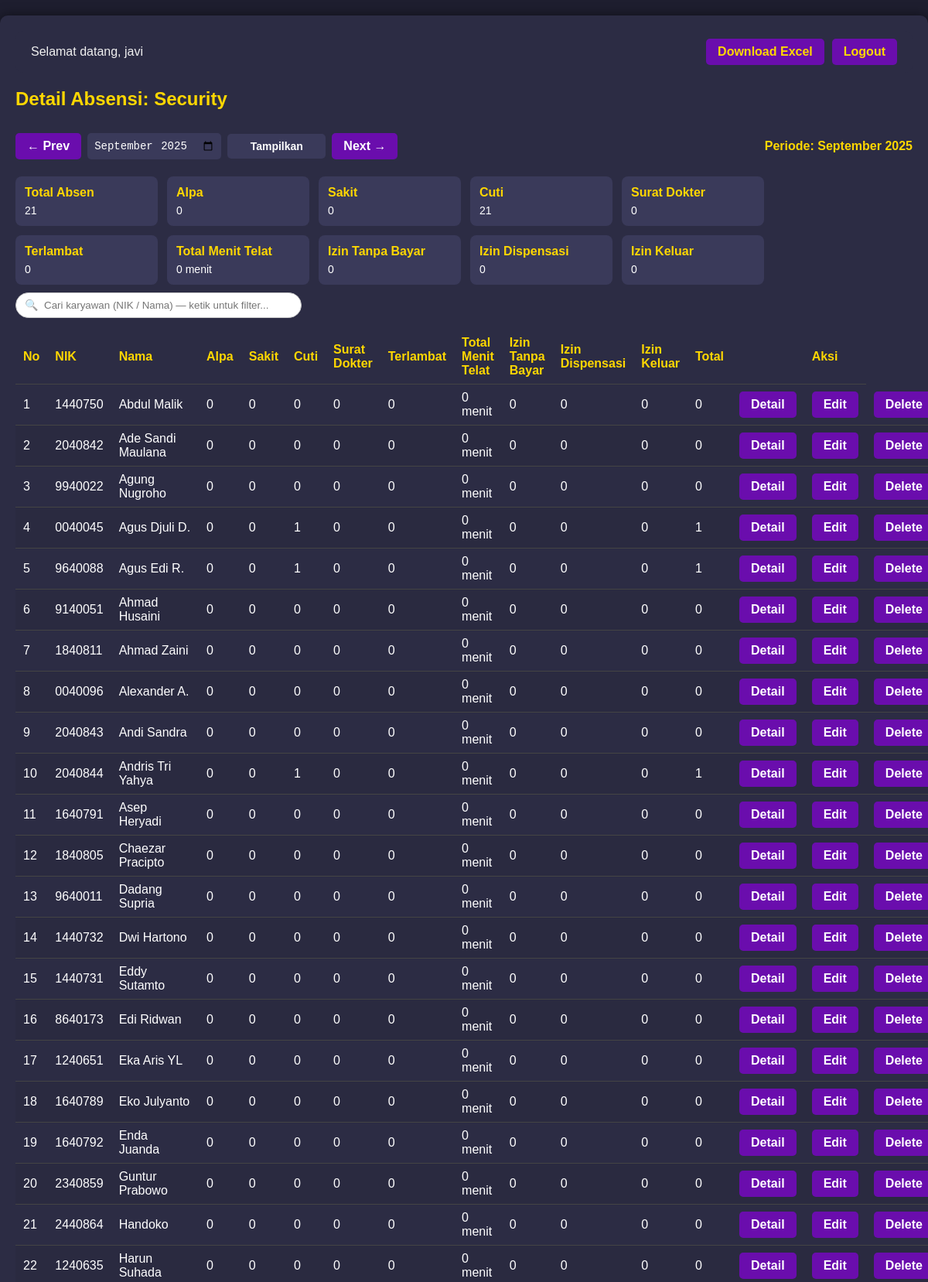
/detail_departemen.php?departemen_id=1 (signed in, upper part), run on the app's committed database.
### tables this page shows
CREATE TABLE `departemen` (
  `id` int(11) NOT NULL,
  `nama_departemen` varchar(100) NOT NULL
);

CREATE TABLE `karyawan` (
  `id` int(11) NOT NULL,
  `nik` varchar(20) NOT NULL,
  `nama` varchar(100) NOT NULL,
  `departemen_id` int(11) NOT NULL
);

### detail_departemen.php (the view, shortened to what this page needs)
<?php
include "config/koneksi.php";
$departemen_id = (int) $_GET['departemen_id'];
$filter_bulan = isset($_GET['bulan']) && preg_match('/^\d{4}-\d{2}$/', $_GET['bulan']) ? $_GET['bulan'] : date('Y-m');
$startDate = $filter_bulan . '-01';
$endDate = date('Y-m-t', strtotime($startDate));
function column_exists($conn, $table, $column) {
    $table = mysqli_real_escape_string($conn, $table);
    $column = mysqli_real_escape_string($conn, $column);
    $q = mysqli_query($conn, "SHOW COLUMNS FROM `$table` LIKE '$column'");
    return $q && mysqli_num_rows($q) > 0;
}
$has_menit = column_exists($conn, 'absensi', 'menit_telat');
$depQ = mysqli_query($conn, "SELECT nama_departemen FROM departemen WHERE id = $departemen_id");
$depRow = mysqli_fetch_assoc($depQ);
$nama_departemen = htmlspecialchars($depRow['nama_departemen']);
$sql_summary = "
    SELECT
      k.id,
      k.nik,
      k.nama,
      COALESCE(SUM(a.status = 'Alpa'),0) AS alpa,
      COALESCE(SUM(a.status = 'Izin Tanpa Bayar'),0) AS izin_tanpa_bayar,
      COALESCE(SUM(a.status = 'Sakit'),0) AS sakit,
      COALESCE(SUM(a.status = 'Izin Dispensasi'),0) AS izin_dispensasi,
      COALESCE(SUM(a.status = 'Cuti'),0) AS cuti,
      COALESCE(SUM(a.status = 'Surat Dokter'),0) AS surat_dokter,
      COALESCE(SUM(a.status = 'Terlambat'),0) AS terlambat,
      COALESCE(SUM(a.status = 'Izin Meninggalkan Tempat Kerja'),0) AS izin_keluar,";
if ($has_menit) {
    $sql_summary .= " COALESCE(SUM(a.menit_telat),0) AS total_menit_telat,";
} else {
    $sql_summary .= " 0 AS total_menit_telat,";
}
$sql_summary .= " COALESCE(COUNT(a.id),0) AS total_absen
    FROM karyawan k
    LEFT JOIN absensi a
      ON a.karyawan_id = k.id
      AND a.tanggal BETWEEN '$startDate' AND '$endDate'
    WHERE k.departemen_id = $departemen_id
    GROUP BY k.id
    ORDER BY k.nama ASC
";
$res_summary = mysqli_query($conn, $sql_summary);
$sql_dept_totals = "
    SELECT
      SUM(a.status = 'Alpa') AS alpa,
      SUM(a.status = 'Izin Tanpa Bayar') AS izin_tanpa_bayar,
      SUM(a.status = 'Sakit') AS sakit,
      SUM(a.status = 'Izin Dispensasi') AS izin_dispensasi,
      SUM(a.status = 'Cuti') AS cuti,
      SUM(a.status = 'Surat Dokter') AS surat_dokter,
      SUM(a.status = 'Terlambat') AS terlambat,
      SUM(a.status = 'Izin Meninggalkan Tempat Kerja') AS izin_keluar,";
if ($has_menit) {
    $sql_dept_totals .= " SUM(a.menit_telat) AS total_menit_telat,";
} else {
    $sql_dept_totals .= " 0 AS total_menit_telat,";
}
$sql_dept_totals .= " COUNT(a.id) AS total_absen
    FROM absensi a
    JOIN karyawan k ON a.karyawan_id = k.id
    WHERE k.departemen_id = $departemen_id
      AND a.tanggal BETWEEN '$startDate' AND '$endDate'
";
$res_dept_totals = mysqli_query($conn, $sql_dept_totals);
$dept_totals = $res_dept_totals ? mysqli_fetch_assoc($res_dept_totals) : [];
function prev_month($ym){
    return date('Y-m', strtotime($ym . '-01 -1 month'));
}
function next_month($ym){
    return date('Y-m', strtotime($ym . '-01 +1 month'));
}
?>
<!DOCTYPE html>
<html lang="id">
<head>
<link rel="stylesheet" href="assets/style.css">
</head>
<body>
<div class="container">
    <div class="navbar" style="display:flex; justify-content:space-between; align-items:center;">
        <div>Selamat datang, <?= htmlspecialchars($_SESSION['nama'] ?? '') ?></div>
        <div style="display:flex; gap:10px; align-items:center;">
            <a href="export_departemen_excel.php?departemen_id=<?= $departemen_id ?>&bulan=<?= $filter_bulan ?>" class="btn btn-success">Download Excel</a>
            <a href="logout.php" class="btn btn-danger">Logout</a>
        </div>
    </div>
    <h2>Detail Absensi: <?= htmlspecialchars($nama_departemen) ?></h2>
    <div class="filter-inline">
        <a class="btn" href="detail_departemen.php?departemen_id=<?= $departemen_id ?>&bulan=<?= prev_month($filter_bulan) ?>">&larr; Prev</a>
        <form method="GET" style="display:inline-flex;align-items:center;gap:8px;">
            <input type="month" name="bulan" value="<?= $filter_bulan ?>">
            <button class="btn" type="submit">Tampilkan</button>
        </form>
        <a class="btn" href="detail_departemen.php?departemen_id=<?= $departemen_id ?>&bulan=<?= next_month($filter_bulan) ?>">Next &rarr;</a>
        <div style="margin-left:auto;color:#ffd700;font-weight:bold;">
            Periode: <?= date('F Y', strtotime($startDate)) ?>
        </div>
    </div>
    <div class="row" style="margin-bottom:10px;flex-wrap:wrap;">
        <div class="card"><h4>Total Absen</h4><div class="small"><?= $dept_totals['total_absen'] ?? 0 ?></div></div>
        <div class="card"><h4>Alpa</h4><div class="small"><?= $dept_totals['alpa'] ?? 0 ?></div></div>
        <div class="card"><h4>Sakit</h4><div class="small"><?= $dept_totals['sakit'] ?? 0 ?></div></div>
        <div class="card"><h4>Cuti</h4><div class="small"><?= $dept_totals['cuti'] ?? 0 ?></div></div>
        <div class="card"><h4>Surat Dokter</h4><div class="small"><?= $dept_totals['surat_dokter'] ?? 0 ?></div></div>
        <div class="card"><h4>Terlambat</h4><div class="small"><?= $dept_totals['terlambat'] ?? 0 ?></div></div>
        <div class="card"><h4>Total Menit Telat</h4><div class="small"><?= $dept_totals['total_menit_telat'] ?? 0 ?> menit</div></div>
        <div class="card"><h4>Izin Tanpa Bayar</h4><div class="small"><?= $dept_totals['izin_tanpa_bayar'] ?? 0 ?></div></div>
        <div class="card"><h4>Izin Dispensasi</h4><div class="small"><?= $dept_totals['izin_dispensasi'] ?? 0 ?></div></div>
        <div class="card"><h4>Izin Keluar</h4><div class="small"><?= $dept_totals['izin_keluar'] ?? 0 ?></div></div>
    </div>
    <div class="search-box">
        <input type="text" id="searchInput" placeholder="Cari karyawan (NIK / Nama) — ketik untuk filter...">
    </div>
    <table class="table-list" id="karyawanTable" role="grid" aria-label="Ringkasan karyawan">
        <thead>
            <tr>
                <th>No</th>
                <th>NIK</th>
                <th>Nama</th>
                <th>Alpa</th>
                <th>Sakit</th>
                <th>Cuti</th>
                <th>Surat Dokter</th>
                <th>Terlambat</th>
                <th>Total Menit Telat</th>
                <th>Izin Tanpa Bayar</th>
                <th>Izin Dispensasi</th>
                <th>Izin Keluar</th>
                <th>Total</th>
                <th> </th>
                <th>Aksi</th>
            </tr>
        </thead>
        <tbody>
            <?php
            $no = 1;
            if ($res_summary && mysqli_num_rows($res_summary) > 0):
                mysqli_data_seek($res_summary, 0);
                while ($r = mysqli_fetch_assoc($res_summary)):
            ?>
            <tr>
                <td><?= $no++; ?></td>
                <td><?= htmlspecialchars($r['nik']); ?></td>
                <td><?= htmlspecialchars($r['nama']); ?></td>
                <td><?= (int)$r['alpa']; ?></td>
                <td><?= (int)$r['sakit']; ?></td>
                <td><?= (int)$r['cuti']; ?></td>
                <td><?= (int)$r['surat_dokter']; ?></td>
                <td><?= (int)$r['terlambat']; ?></td>
                <td><?= (int)$r['total_menit_telat']; ?> menit</td>
                <td><?= (int)$r['izin_tanpa_bayar']; ?></td>
                <td><?= (int)$r['izin_dispensasi']; ?></td>
                <td><?= (int)$r['izin_keluar']; ?></td>
                <td><?= (int)$r['total_absen']; ?></td>
                <td>
                    <a class="btn" href="detail_karyawan.php?id=<?= $r['id'] ?>&bulan=<?= $filter_bulan ?>">Detail</a>
                </td>
                <td>
                    <a class="btn btn-warning" href="edit_absensi.php?id=<?= $r['id'] ?>&bulan=<?= $filter_bulan ?>">Edit</a>
                </td>
                <td>
                    <a class="btn btn-danger"
                    href="hapus_karyawan_absensi.php?id=<?= $r['id'] ?>&departemen_id=<?= $departemen_id ?>&bulan=<?= $filter_bulan ?>"
                    onclick="return confirm('Yakin ingin menghapus semua absensi karyawan ini di bulan terpilih?')">Delete</a>
                </td>
            </tr>
            <?php
                endwhile;
            else:
            ?>
            <tr><td colspan="14">Belum ada data karyawan / absensi untuk departemen ini di bulan terpilih.</td></tr>
            <?php endif; ?>
        </tbody>
    </table>
</div>
</body>
</html>

### assets/style.css (style rules this page uses)
body { background-color: #1e1e2f; color: #f0f0f0; font-family: Arial, sans-serif; margin: 0; padding: 0; }
.container { max-width: 1200px; margin: 20px auto; padding: 20px; background-color: #2c2c44; border-radius: 10px; box-shadow: 0 0 15px rgba(0,0,0,0.5); }
h1, h2, h3 { color: #ffd700; }
a.btn, button { display: inline-block; padding: 8px 15px; background-color: #6a0dad; color: #fff; text-decoration: none; border-radius: 5px; font-weight: bold; cursor: pointer; }
form input, form select, form textarea, form button { display: block; width: 100%; margin: 10px 0; padding: 8px; border-radius: 5px; border: none; font-size: 14px; background-color: #3a3a5a; color: #fff; }
table { width: 100%; border-collapse: collapse; margin-top: 20px; }
table thead { background-color: #3a3a5a; }
table thead th { padding: 10px; color: #ffd700; text-align: left; }
table tbody tr { border-bottom: 1px solid #444; }
table tbody tr:nth-child(even) { background-color: #2a2a40; }
table tbody td { padding: 10px; }
.navbar { display: flex; justify-content: space-between; align-items: center; background-color: #2c2c44; padding: 10px 20px; border-radius: 10px; margin-bottom: 20px; }
.navbar a { color: #ffd700; text-decoration: none; font-weight: bold; }

### detail_departemen.php (style rules this page uses)
.row { display:flex;gap:12px;flex-wrap:wrap;margin-bottom:12px; }
.card { background:#3a3a5a;padding:12px;border-radius:8px;min-width:160px; }
.card h4 { margin:0 0 6px;color:#ffd700 }
.small { font-size:14px;color:#fff }
.filter-inline { display:flex;gap:8px;align-items:center;margin-bottom:12px }
.filter-inline input[type="month"] { width:200px }
.search-box { margin: 10px 0 15px; position: relative; width: 320px; }
.search-box input { width: 100%; padding: 8px 12px 8px 36px; border-radius: 20px; border:1px solid #ccc; outline:none; transition:0.2s; }
.search-box::before { content:"🔍"; position:absolute; left:12px; top:50%; transform:translateY(-50%); font-size:14px; opacity:0.6; pointer-events:none; }
.table-list { width:100%; border-collapse:collapse; margin-top:8px; }
.table-list th, .table-list td { padding:8px 10px; border-bottom:1px solid #444; color:#fff; text-align:left; }
.table-list th { background:#2c2c44; color:#ffd700; }

### data on the page
departemen: nama_departemen "Security"
karyawan: nik "1440750", nama "Abdul Malik", alpa "0", sakit "0", cuti "0", surat_dokter "0", terlambat "0", total_menit_telat "0", izin_tanpa_bayar "0", izin_dispensasi "0", izin_keluar "0", total_absen "0"
karyawan: nik "2040842", nama "Ade Sandi Maulana", alpa "0", sakit "0", cuti "0", surat_dokter "0", terlambat "0", total_menit_telat "0", izin_tanpa_bayar "0", izin_dispensasi "0", izin_keluar "0", total_absen "0"
karyawan: nik "9940022", nama "Agung Nugroho", alpa "0", sakit "0", cuti "0", surat_dokter "0", terlambat "0", total_menit_telat "0", izin_tanpa_bayar "0", izin_dispensasi "0", izin_keluar "0", total_absen "0"
karyawan: nik "0040045", nama "Agus Djuli D.", alpa "0", sakit "0", cuti "1", surat_dokter "0", terlambat "0", total_menit_telat "0", izin_tanpa_bayar "0", izin_dispensasi "0", izin_keluar "0", total_absen "1"
karyawan: nik "9640088", nama "Agus Edi R.", alpa "0", sakit "0", cuti "1", surat_dokter "0", terlambat "0", total_menit_telat "0", izin_tanpa_bayar "0", izin_dispensasi "0", izin_keluar "0", total_absen "1"
karyawan: nik "9140051", nama "Ahmad Husaini", alpa "0", sakit "0", cuti "0", surat_dokter "0", terlambat "0", total_menit_telat "0", izin_tanpa_bayar "0", izin_dispensasi "0", izin_keluar "0", total_absen "0"
karyawan: nik "1840811", nama "Ahmad Zaini", alpa "0", sakit "0", cuti "0", surat_dokter "0", terlambat "0", total_menit_telat "0", izin_tanpa_bayar "0", izin_dispensasi "0", izin_keluar "0", total_absen "0"
karyawan: nik "0040096", nama "Alexander A.", alpa "0", sakit "0", cuti "0", surat_dokter "0", terlambat "0", total_menit_telat "0", izin_tanpa_bayar "0", izin_dispensasi "0", izin_keluar "0", total_absen "0"
karyawan: nik "2040843", nama "Andi Sandra", alpa "0", sakit "0", cuti "0", surat_dokter "0", terlambat "0", total_menit_telat "0", izin_tanpa_bayar "0", izin_dispensasi "0", izin_keluar "0", total_absen "0"
karyawan: nik "2040844", nama "Andris Tri Yahya", alpa "0", sakit "0", cuti "1", surat_dokter "0", terlambat "0", total_menit_telat "0", izin_tanpa_bayar "0", izin_dispensasi "0", izin_keluar "0", total_absen "1"
karyawan: nik "1640791", nama "Asep Heryadi", alpa "0", sakit "0", cuti "0", surat_dokter "0", terlambat "0", total_menit_telat "0", izin_tanpa_bayar "0", izin_dispensasi "0", izin_keluar "0", total_absen "0"
karyawan: nik "1840805", nama "Chaezar Pracipto", alpa "0", sakit "0", cuti "0", surat_dokter "0", terlambat "0", total_menit_telat "0", izin_tanpa_bayar "0", izin_dispensasi "0", izin_keluar "0", total_absen "0"
karyawan: nik "9640011", nama "Dadang Supria", alpa "0", sakit "0", cuti "0", surat_dokter "0", terlambat "0", total_menit_telat "0", izin_tanpa_bayar "0", izin_dispensasi "0", izin_keluar "0", total_absen "0"
karyawan: nik "1440732", nama "Dwi Hartono", alpa "0", sakit "0", cuti "0", surat_dokter "0", terlambat "0", total_menit_telat "0", izin_tanpa_bayar "0", izin_dispensasi "0", izin_keluar "0", total_absen "0"
karyawan: nik "1440731", nama "Eddy Sutamto", alpa "0", sakit "0", cuti "0", surat_dokter "0", terlambat "0", total_menit_telat "0", izin_tanpa_bayar "0", izin_dispensasi "0", izin_keluar "0", total_absen "0"
karyawan: nik "8640173", nama "Edi Ridwan", alpa "0", sakit "0", cuti "0", surat_dokter "0", terlambat "0", total_menit_telat "0", izin_tanpa_bayar "0", izin_dispensasi "0", izin_keluar "0", total_absen "0"
karyawan: nik "1240651", nama "Eka Aris YL", alpa "0", sakit "0", cuti "0", surat_dokter "0", terlambat "0", total_menit_telat "0", izin_tanpa_bayar "0", izin_dispensasi "0", izin_keluar "0", total_absen "0"
karyawan: nik "1640789", nama "Eko Julyanto", alpa "0", sakit "0", cuti "0", surat_dokter "0", terlambat "0", total_menit_telat "0", izin_tanpa_bayar "0", izin_dispensasi "0", izin_keluar "0", total_absen "0"
karyawan: nik "1640792", nama "Enda Juanda", alpa "0", sakit "0", cuti "0", surat_dokter "0", terlambat "0", total_menit_telat "0", izin_tanpa_bayar "0", izin_dispensasi "0", izin_keluar "0", total_absen "0"
karyawan: nik "2340859", nama "Guntur Prabowo", alpa "0", sakit "0", cuti "0", surat_dokter "0", terlambat "0", total_menit_telat "0", izin_tanpa_bayar "0", izin_dispensasi "0", izin_keluar "0", total_absen "0"
karyawan: nik "2440864", nama "Handoko", alpa "0", sakit "0", cuti "0", surat_dokter "0", terlambat "0", total_menit_telat "0", izin_tanpa_bayar "0", izin_dispensasi "0", izin_keluar "0", total_absen "0"
karyawan: nik "1240635", nama "Harun Suhada", alpa "0", sakit "0", cuti "0", surat_dokter "0", terlambat "0", total_menit_telat "0", izin_tanpa_bayar "0", izin_dispensasi "0", izin_keluar "0", total_absen "0"

### other printed values
$_SESSION['nama'] "javi"
date('F Y', strtotime($startDate)) "September 2025"
$dept_totals['total_absen'] "21"
$dept_totals['alpa'] "0"
$dept_totals['sakit'] "0"
$dept_totals['cuti'] "21"
$dept_totals['surat_dokter'] "0"
$dept_totals['terlambat'] "0"
$dept_totals['total_menit_telat'] "0"
$dept_totals['izin_tanpa_bayar'] "0"
$dept_totals['izin_dispensasi'] "0"
$dept_totals['izin_keluar'] "0"
